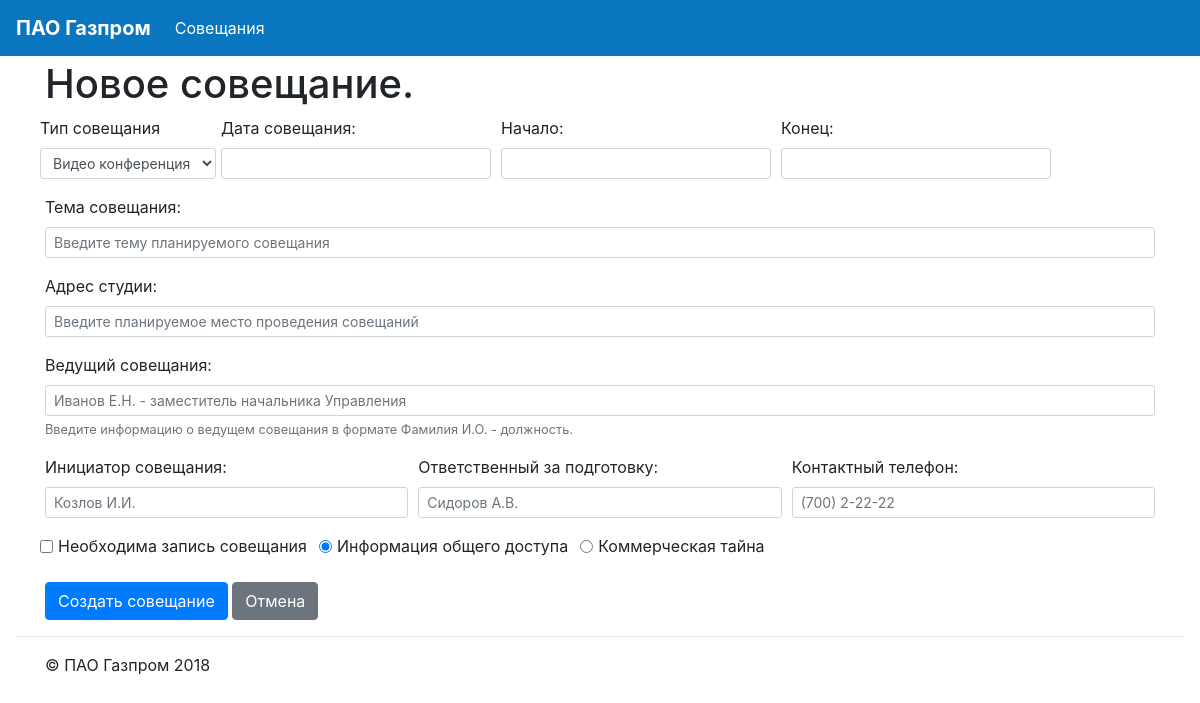
The page /meet/copy/9/ on the database as committed earlier.
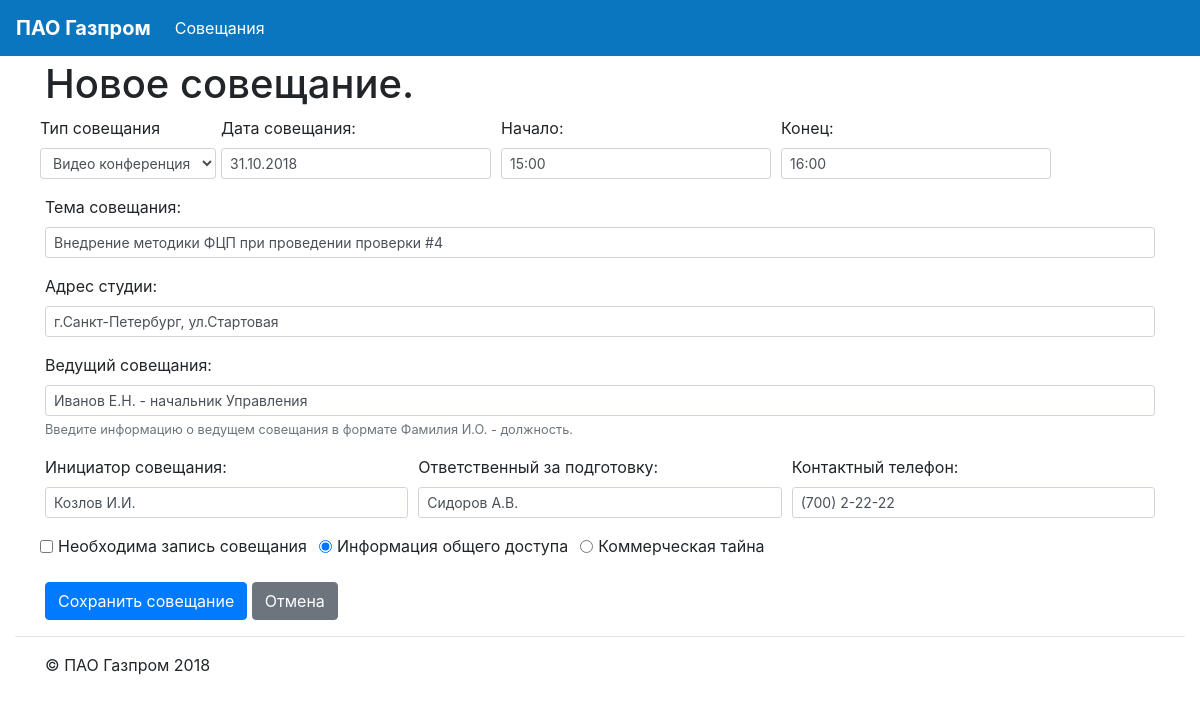
The same page on the database as committed later.
### meetings/models.py (models this page shows, shortened)
class Meeting(models.Model):
    meet_type = models.CharField(max_length=1, choices=MEETING_TYPE_CHOICES, default=mInternal)
    meet_place = models.CharField(max_length=128,db_index=True)
    meet_subj = models.CharField(max_length=128, db_index=True)
    meet_lead = models.CharField(max_length=128, db_index=True, blank=True)
    meet_date = models.DateField(null=False, default=timezone.now)
    meet_start = models.CharField(max_length=5,null=True)
    meet_end = models.CharField(max_length=5,null=True)
    meet_init = models.CharField(max_length=64, db_index=True, blank=True)
    meet_acc = models.CharField(max_length=64, db_index=True, blank=True)
    meet_tel = models.CharField(max_length=20, blank=True)
    meet_save = models.BooleanField(default=False)
    meet_confident = models.BooleanField(default=False)
    members = models.ManyToManyField('Member')
    studios = models.ManyToManyField('Studio')

### meetings/views.py (the view)
# urls.py: path('copy/<str:meet_id>/', views.meet_copy, name='copy'),
def meet_copy(request, meet_id=None):
    args = {}
    omt =  None
    if meet_id:
        try:
            omt = Meeting.objects.get(id=int(meet_id))
        except Meeting.DoesNotExist:
            omt = None
    args['meet']=omt
    args['meet_id'] = None
    args['meeting_type_choices'] = MEETING_TYPE_CHOICES
    return render(request,'mt_meetform.html', args)

### meetings/templates/mt_meetform.html (shortened to what the changed rows need)
{% extends "mb_main.html" %}
{% load staticfiles %}
{% load i18n %}
{% block content %}
<div class="container">
<h1 class="display-5">{% if meet_id %}Изменить{% else %}Новое{% endif %} совещание.</h1>
<form action="{% url 'meetings:update' meet_id %}" method="post">
    <div class="form-row">
      <div class="form-group" col-md-3>
        <label for="meetType">Тип совещания</label>
        <select class="form-control form-control-sm" id="meetType" name ="meetType" aria-describedby="meet_type_Help">
            {% for mtc in meeting_type_choices %}
                <option value="{{ mtc.0 }}" {% if mtc.0 == meet.meet_type %}selected{% endif %}>{{ mtc.1 }}</option>
            {% endfor %}
        </select>
      </div>
      <div class="form-group col-md-3">
            <label for="meetDate">Дата совещания:</label>
            <input type="text" class="form-control form-control-sm" id="meetDate" name="meetDate" data-date-format="dd.mm.yyyy" data-provide="datepicker" value="{{ meet.meet_date | date:"d.m.Y" }}">
      </div>
      <div class="form-group col-md-3">
        <label for="meetStart">Начало:</label>
        <input type="text" class="form-control form-control-sm" id="meetStart" name="meetStart" value="{{ meet.meet_start }}">
      </div>
      <div class="form-group col-md-3">
        <label for="meetEnd">Конец:</label>
        <input type="text" class="form-control form-control-sm" id="meetEnd" name="meetEnd" value="{{ meet.meet_end }}">
      </div>
    </div>
    <div class="form-row">
      <div class="form-group col-md-12">
        <label for="meetSubj">Тема совещания:</label>
        <input type="text" class="form-control form-control-sm" id="meetSubj" name="meetSubj" placeholder="Введите тему планируемого совещания" value="{{ meet.meet_subj }}">
      </div>
    </div>
    <div class="form-row">
      <div class="form-group col-md-12">
        <label for="meetPlace">Адрес студии:</label>
        <input type="text" class="form-control form-control-sm" id="meetPlace" name="meetPlace" placeholder="Введите планируемое место проведения совещаний" value="{{ meet.meet_place }}">
      </div>
    </div>
    <div class="form-row">
      <div class="form-group col-md-12">
        <label for="meetLead">Ведущий совещания:</label>
        <input type="text" class="form-control form-control-sm" id="meetLead" name="meetLead" placeholder="Иванов Е.Н. - заместитель начальника Управления" aria-describedby="meetLead_Help" value="{{ meet.meet_lead }}">
        <small id="meetLead_Help" class="form-text text-muted">Введите информацию о ведущем совещания в формате Фамилия И.О. - должность.</small>
      </div>
    </div>
    <div class="form-row">
      <div class="form-group col-md-4">
        <label for="meetInit">Инициатор совещания:</label>
        <input type="text" class="form-control form-control-sm" id="meetInit" name="meetInit" placeholder="Козлов И.И." value="{{ meet.meet_init }}">
      </div>
      <div class="form-group col-md-4">
        <label for="meetAcc">Ответственный за подготовку:</label>
        <input type="text" class="form-control form-control-sm" id="meetAcc" name="meetAcc" placeholder="Сидоров А.В." value="{{ meet.meet_acc }}">
      </div>
      <div class="form-group col-md-4">
        <label for="meetTel">Контактный телефон:</label>
        <input type="text" class="form-control form-control-sm" id="meetTel" name="meetTel" placeholder="(700) 2-22-22" value="{{ meet.meet_tel }}">
      </div>
    </div>
    <div class="form-row">
        <div class="form-check form-check-inline">
          <input class="form-check-input" type="checkbox" id="meetSave" name="meetSave" value="1" {% if meet.meet_save %}checked{% endif %}>
          <label class="form-check-label" for="meetSave">Необходима запись совещания</label>
        </div>
       <div class="form-check form-check-inline">
          <input class="form-check-input" type="radio" name="meetConfident" id="meetConfident1" value="0" {% if not meet.meet_confident %}checked{% endif %}>
          <label class="form-check-label" for="meetConfident1">Информация общего доступа</label>
        </div>
        <div class="form-check form-check-inline">
          <input class="form-check-input" type="radio" name="meetConfident" id="meetConfident2" value="1" {% if meet.meet_confident %}checked{% endif %}>
          <label class="form-check-label" for="meetConfident2">Коммерческая тайна</label>
        </div>
    </div>
    <br>
    <button type="submit" class="btn btn-primary"> {% if meet %}Сохранить{% else %}Создать{% endif %} совещание </button>
    <a role="button" class="btn btn-secondary" href="{% url 'meetings:table' %}" > Отмена </a>
</form>
</div>
{% endblock %}

Rows that differ between the two databases and show on the page:
added Meeting: meetType "Видео конференция", meetDate "31.10.2018", meetStart "15:00", meetEnd "16:00", meetSubj "Внедрение методики ФЦП при проведении проверки #4", meetPlace "г.Санкт-Петербург, ул.Стартовая", meetLead "Иванов Е.Н. - начальник Управления", meetInit "Козлов И.И.", meetAcc "Сидоров А.В.", meetTel "(700) 2-22-22", meet_confident "☑ Информация общего доступа", meet_confident "☐ Коммерческая тайна"
Other text that changed with them:
form field meetType: "Видео конференция" → (not shown)
form field meetSave: "☐" → (not shown)
form field meetConfident: "☑ Информация общего доступа" → (not shown)
form field meetConfident: "☐ Коммерческая тайна" → (not shown)
text no longer shown: "Создать"
text now shown: "Сохранить"
